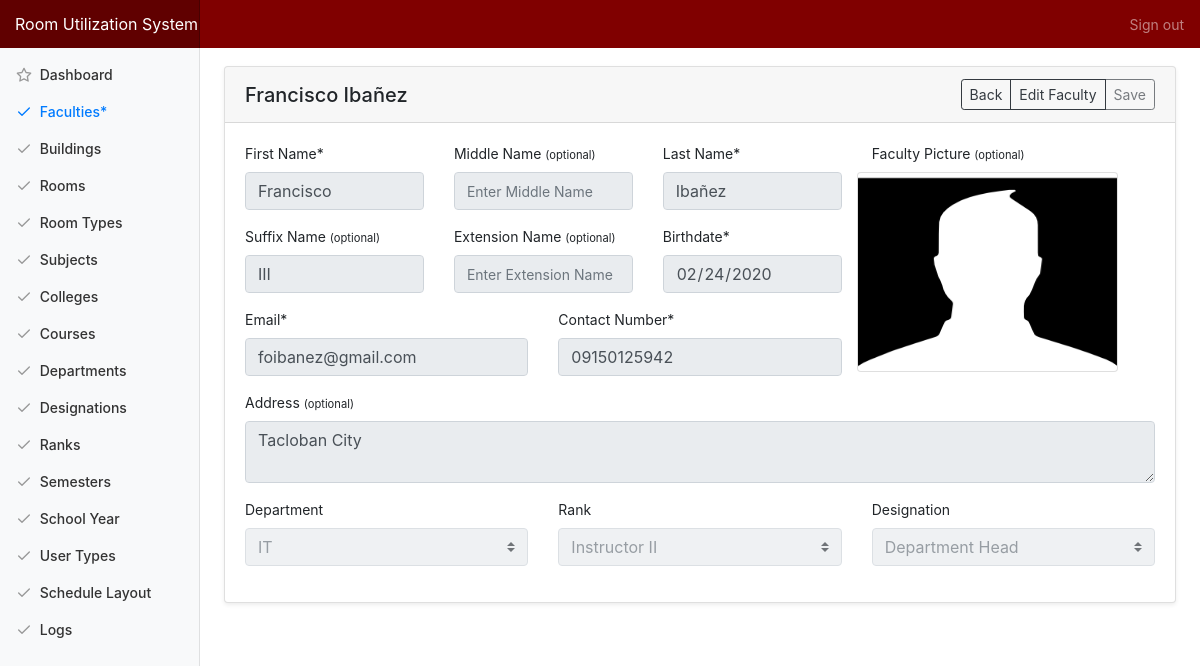
/admin/faculty_view/1, run on the app's committed database.
### tables this page shows
CREATE TABLE `tbl_faculty` (
  `faculty_id` int(10) NOT NULL,
  `identification` varchar(20) NOT NULL,
  `f_name` varchar(50) NOT NULL,
  `m_name` varchar(50) NOT NULL,
  `l_name` varchar(50) NOT NULL,
  `suffix_name` varchar(50) NOT NULL,
  `ext_name` varchar(50) NOT NULL,
  `contact_no` varchar(50) NOT NULL,
  `email` varchar(50) NOT NULL,
  `birth_date` varchar(50) NOT NULL,
  `address` varchar(50) NOT NULL,
  `image_src` varchar(255) NOT NULL DEFAULT 'avatar.png',
  `department_id` int(11) NOT NULL,
  `rank_id` int(11) NOT NULL,
  `designation_id` int(11) NOT NULL,
  `faculty_added` datetime NOT NULL DEFAULT current_timestamp(),
  `faculty_modified` datetime NOT NULL DEFAULT '0000-00-00 00:00:00' ON UPDATE current_timestamp()
);

### application/controllers/Admin.php (called while the page is built, shortened)
<?php
class Admin extends CI_Controller {
	public function faculty_view($id){
		$data['title'] = "Faculties";
		$data['faculty'] = $this->main_model->getFaculty($id);
		if($data['faculty']){
			$data['title2'] = $data['faculty'][0]['f_name'] . ' '. $data['faculty'][0]['m_name'] . ' ' . $data['faculty'][0]['l_name'];
			$data['departments'] = $this->main_model->getDepartments();
			$data['ranks'] = $this->main_model->getRanks();
			$data['designations'] = $this->main_model->getDesignations();
			$this->load->view('templates/header', $data);
			$this->load->view('admin/faculty_view');
			$this->load->view('templates/footer');
		} else {
			echo '404 Faculty not found';
		}
	}
}

### index.php (called while the page is built, shortened)
<?php
require_once BASEPATH.'core/CodeIgniter.php';

### application/models/Main_model.php (called while the page is built, shortened)
<?php defined('BASEPATH') OR exit('No direct script access allowed');
Class Main_model extends CI_Model{
	public function getFaculty($id){
		return $this->db->join('tbl_department', 'tbl_department.department_id=tbl_faculty.department_id')
										->join('tbl_rank', 'tbl_rank.rank_id=tbl_faculty.rank_id')
										->join('tbl_designation', 'tbl_designation.designation_id=tbl_faculty.designation_id')
										->where('tbl_faculty.faculty_id', $id)
										->get('tbl_faculty')->result_array();
	}
	public function getDesignations(){
		return $this->db->get('tbl_designation')->result_array();
	}
	public function getDepartments(){
		return $this->db->join('tbl_college', 'tbl_college.college_id = tbl_department.college_id')->get('tbl_department')->result_array();
	}
	public function getRanks(){
		return $this->db->get('tbl_rank')->result_array();
	}
}

### application/views/admin/faculty_view.php (the view, shortened to what this page needs)
<?php $this->load->view('templates/nav'); ?>
<div class="container-fluid">
  <div class="row">
    <?php $this->load->view('templates/side');?>
    <main role="main" class="col-md-9 ml-sm-auto col-lg-10 pt-4 px-4 mb-3">
      <div class="card shadow-sm">
			  <h5 class="card-header d-flex justify-content-between align-items-center">
          <?=$title2?>
          <div class="btn-group">
            <a href="<?=base_url('admin/faculty')?>" class="btn btn-outline-dark btn-sm">Back</a>
            <button class="btn btn-outline-dark btn-sm" id="btnEditFaculty" value="edit">Edit Faculty</button>
            <button class="btn btn-outline-dark btn-sm formEdit" form="frm_faculty_update" disabled>Save</button>
          </div>
        </h5>
			  <div class="card-body">
          <?=form_open('admin/updateFaculty', 'id="frm_faculty_update"');?>
          <div class="row">
            <div class="col-md-8">
              <div class="row">
                <div class="col-md-4">
                  <div class="form-group">
                    <label>First Name*</label>
                    <input type="text" class="form-control focus formEdit" placeholder="Enter First Name" name="f_name" required value="<?=$faculty[0]['f_name']?>">
                  </div>
                </div>
                <div class="col-md-4">
                  <div class="form-group">
                    <label>Middle Name <small>(optional)</small></label>
                    <input type="text" class="form-control formEdit" placeholder="Enter Middle Name" name="m_name" value="<?=$faculty[0]['m_name']?>">
                  </div>
                </div>
                <div class="col-md-4">
                  <div class="form-group">
                    <label>Last Name*</label>
                    <input type="text" class="form-control formEdit" placeholder="Enter Last Name" name="l_name" required value="<?=$faculty[0]['l_name']?>">
                  </div>
                </div>
              </div>
              <div class="row">
                <div class="col-md-4">
                  <div class="form-group">
                    <label>Suffix Name <small>(optional)</small></label>
                    <input type="text" class="form-control formEdit" placeholder="Enter Suffix Name" name="suffix_name" value="<?=$faculty[0]['suffix_name']?>">
                  </div>
                </div>
                <div class="col-md-4">
                  <div class="form-group">
                    <label>Extension Name <small>(optional)</small></label>
                    <input type="text" class="form-control formEdit" placeholder="Enter Extension Name" name="ext_name" value="<?=$faculty[0]['ext_name']?>">
                  </div>
                </div>
                <div class="col-md-4">
                  <div class="form-group">
                    <label>Birthdate*</label>
                    <input type="date" class="form-control formEdit" name="birth_date" required value="<?=$faculty[0]['birth_date']?>">
                  </div>
                </div>
              </div>
              <div class="row">
                <div class="col-md-6">
                  <div class="form-group">
                    <label>Email*</label>
                    <input type="text" class="form-control formEdit" placeholder="Enter Last Name" name="email" required value="<?=$faculty[0]['email']?>">
                  </div>
                </div>
                <div class="col-md-6">
                  <div class="form-group">
                    <label>Contact Number*</label>
                    <input type="text" class="form-control formEdit" placeholder="Enter Contact Number" name="contact_no" required value="<?=$faculty[0]['contact_no']?>">
                  </div>
                </div>
              </div>
            </div>
            <div class="col-md-4">
               <label>Faculty Picture <small>(optional)</small></label>
               <div class="row">
                 <div class="card profile col-md-10 p-0" style="height: 200px;">
                   <img src="<?=base_url('assets/img/users/'.$faculty[0]['image_src'])?>" height="100%" width="100%" class="" id="image_src">
                 </div>
                 <div class="col-md-1">
                 </div>
               </div>
            </div>
          </div>
          <div class="row">
            <div class="form-group col-md-12">
              <label>Address <small>(optional)</small></label>
              <textarea class="form-control formEdit" placeholder="Enter Faculty Address" name="address"><?=$faculty[0]['address']?></textarea>
            </div>
          </div>
          <div class="row">
            <div class="col-md-4">
              <div class="form-group">
                <label>Department</label>
                <select class="custom-select formEdit" name="department_id">
                  <?php foreach ($departments as $row) { ?>
                  <option value="<?=$row['department_id']?>" <?=($row['department_id']==$faculty[0]['department_id'])?'selected':'';?>><?=$row['department_name']?></option>
                  <?php } ?>
                </select>
              </div>
            </div>
            <div class="col-md-4">
              <div class="form-group">
                <label>Rank</label>
                <select class="custom-select formEdit" name="rank_id">
                  <?php foreach ($ranks as $row) { ?>
                  <option value="<?=$row['rank_id']?>" <?=($row['rank_id']==$faculty[0]['rank_id'])?'selected':'';?>><?=$row['rank_type']?></option>
                  <?php } ?>
                </select>
              </div>
            </div>
            <div class="col-md-4">
              <div class="form-group">
                <label>Designation</label>
                <select class="custom-select formEdit" name="designation_id">
                  <?php foreach ($designations as $row) { ?>
                  <option value="<?=$row['designation_id']?>" <?=($row['designation_id']==$faculty[0]['designation_id'])?'selected':'';?>><?=$row['designation_name']?></option>
                  <?php } ?>
                </select>
              </div>
            </div>
          </div>
          <?=form_close();?>
			  </div>
			</div>
   </main>
  </div>
</div>

### application/views/templates/header.php (shortened to what this page needs)
<!DOCTYPE html>
<html lang="en">
<head>
	<link rel="stylesheet" type="text/css" href="<?=base_url('assets/css/bootstrap.min.css')?>">
	<link rel="stylesheet" type="text/css" href="<?=base_url('assets/css/bootstrap-select.min.css')?>">
	<link rel="stylesheet" type="text/css" href="<?=base_url('assets/css/dashboard.css')?>">
	<link rel="stylesheet" type="text/css" href="<?=base_url('assets/css/dataTables.bootstrap4.min.css')?>">
	<link rel="stylesheet" type="text/css" href="<?=base_url('assets/css/jquery-confirm.min.css')?>">
	<link rel="stylesheet" type="text/css" href="<?=base_url('assets/css/font-awesome.min.css')?>">
	<link rel="stylesheet" type="text/css" href="<?=base_url('assets/css/floating-labels.css') ?>">
	<link rel="stylesheet" type="text/css" href="<?=base_url('assets/css/rus.css')?>">
</head>
<body>

### application/views/templates/nav.php (shortened to what this page needs)
<nav class="navbar navbar-dark fixed-top flex-md-nowrap p-0" style="background:#800000">
  <a class="navbar-brand col-sm-3 col-md-2 mr-0" href="#">Room Utilization System</a>
  <ul class="navbar-nav px-3">
    <li class="nav-item text-nowrap">
      <a class="nav-link" href="<?=base_url('auth/logout')?>">Sign out</a>
    </li>
  </ul>
</nav>
<br>
<br>

### application/views/templates/side.php (shortened to what this page needs)
<nav class="col-md-2 d-none d-md-block bg-light sidebar">
  <div class="sidebar-sticky">
    <ul class="nav flex-column">
      <li class="nav-item">
        <a class="nav-link <?=($title=='Dashboard')?'active':'';?>" href="<?=base_url('admin')?>">
          <span data-feather="star"></span>
          Dashboard
        </a>
      </li>
      <li class="nav-item">
        <a class="nav-link <?=($title=='Faculties')?'active':'';?>" href="<?=base_url('admin/faculty')?>">
          <span data-feather="check"></span>
          Faculties*
        </a>
      </li>
      <li class="nav-item">
        <a class="nav-link <?=($title=='Buildings')?'active':'';?>" href="<?=base_url('admin/building')?>">
          <span data-feather="check"></span>
          Buildings
        </a>
      </li>
      <li class="nav-item">
        <a class="nav-link <?=($title=='Rooms')?'active':'';?>" href="<?=base_url('admin/room')?>">
          <span data-feather="check"></span>
          Rooms
        </a>
      </li>
      <li class="nav-item">
        <a class="nav-link <?=($title=='Room Types')?'active':'';?>" href="<?=base_url('admin/room_type')?>">
          <span data-feather="check"></span>
          Room Types
        </a>
      </li>
      <li class="nav-item">
        <a class="nav-link <?=($title=='Subjects')?'active':'';?>" href="<?=base_url('admin/subject')?>">
          <span data-feather="check"></span>
          Subjects
        </a>
      </li>
      <li class="nav-item">
        <a class="nav-link <?=($title=='Colleges')?'active':'';?>" href="<?=base_url('admin/college')?>">
          <span data-feather="check"></span>
          Colleges
        </a>
      </li>
      <li class="nav-item">
        <a class="nav-link <?=($title=='Courses')?'active':'';?>" href="<?=base_url('admin/course')?>">
          <span data-feather="check"></span>
          Courses
        </a>
      </li>
      <li class="nav-item">
        <a class="nav-link <?=($title=='Departments')?'active':'';?>" href="<?=base_url('admin/department')?>">
          <span data-feather="check"></span>
          Departments
        </a>
      </li>
      <li class="nav-item">
        <a class="nav-link <?=($title=='Designations')?'active':'';?>" href="<?=base_url('admin/designation')?>">
          <span data-feather="check"></span>
          Designations
        </a>
      </li>
      <li class="nav-item">
        <a class="nav-link <?=($title=='Ranks')?'active':'';?>" href="<?=base_url('admin/rank')?>">
          <span data-feather="check"></span>
          Ranks
        </a>
      </li>
      <li class="nav-item">
        <a class="nav-link <?=($title=='Semesters')?'active':'';?>" href="<?=base_url('admin/semester')?>">
          <span data-feather="check"></span>
          Semesters
        </a>
      </li>
      <li class="nav-item">
        <a class="nav-link <?=($title=='School Year')?'active':'';?>" href="<?=base_url('admin/sy')?>">
          <span data-feather="check"></span>
          School Year
        </a>
      </li>
      <li class="nav-item">
        <a class="nav-link <?=($title=='User Types')?'active':'';?>" href="<?=base_url('admin/user_type')?>">
          <span data-feather="check"></span>
          User Types
        </a>
      </li>
      <li class="nav-item">
        <a class="nav-link <?=($title=='Sample Schedule Layout')?'active':'';?>" href="<?=base_url('admin/sched_layout')?>">
          <span data-feather="check"></span>
          Schedule Layout
        </a>
      </li>
      <li class="nav-item">
        <a class="nav-link <?=($title=='Logs')?'active':'';?>" href="<?=base_url('admin/logs')?>">
          <span data-feather="check"></span>
          Logs
        </a>
      </li>
    </ul>
  </div>
</nav>

### application/views/templates/footer.php (shortened to what this page needs)
</body>
</html>

### assets/css/dashboard.css (style rules this page uses)
body { font-size: .875rem; }
.feather { width: 16px; height: 16px; vertical-align: text-bottom; }
.sidebar { position: fixed; top: 0; bottom: 0; left: 0; z-index: 100; padding: 48px 0 0; box-shadow: inset -1px 0 0 rgba(0, 0, 0, .1); }
.sidebar-sticky { position: relative; top: 0; height: calc(100vh - 48px); padding-top: .5rem; overflow-x: hidden; overflow-y: auto; }
.sidebar .nav-link { font-weight: 500; color: #333; }
.sidebar .nav-link .feather { margin-right: 4px; color: #999; }
.sidebar .nav-link.active { color: #007bff; }
.sidebar .nav-link:hover .feather, .sidebar .nav-link.active .feather { color: inherit; }
[role="main"] { padding-top: 133px; }
@media (min-width: 768px) { [role="main"] { padding-top: 48px; } }
.navbar-brand { padding-top: .75rem; padding-bottom: .75rem; font-size: 1rem; background-color: rgba(0, 0, 0, .25); box-shadow: inset -1px 0 0 rgba(0, 0, 0, .25); }

### assets/css/floating-labels.css (style rules this page uses)
option { color: black; }

### assets/css/rus.css (style rules this page uses)
nav { z-index: 101; }
.profile { height: 82%; }
input::placeholder { font-size: 14px !important; }

### data on the page
tbl_faculty: f_name "Francisco", l_name "Ibañez", suffix_name "III", birth_date "02/24/2020", email "foibanez@gmail.com", contact_no "09150125942", image_src (placeholder picture), address "Tacloban City"

### other printed values
$title2 "Francisco Ibañez"
form field department_id "IT"
form field rank_id "Instructor II"
form field designation_id "Department Head"
